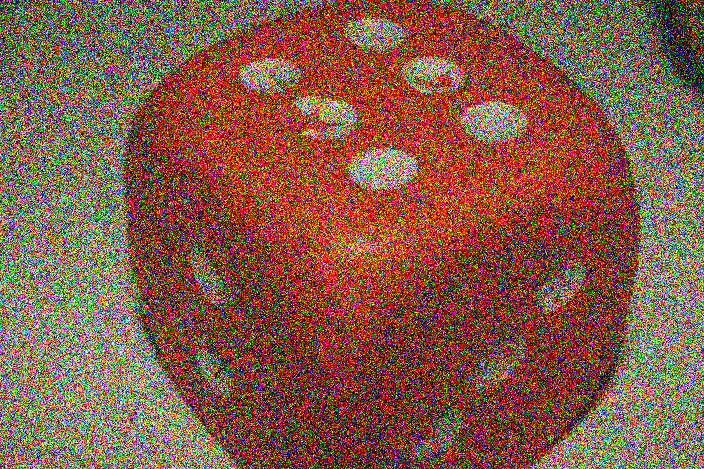
#> input picture dice-extremeNoise.png, 704 x 469 px
$ python nlm.py
#> lines starting #> are read from the running program, lines starting #| are printed output that depends on the picture
import cv2

##############################################################

# These parameter values are indicative. You should choose your own
# according to properties of the method you want to demonstrate

h = 35
templateWindowSize = 7
searchWindowSize = 35

##############################################################

img = cv2.imread('dice-extremeNoise.png')
#> img is the input picture: shape (469, 704, 3); mean B, G, R 68.3, 90, 131.6

dst = cv2.fastNlMeansDenoisingColored(img, None, h, h, templateWindowSize, searchWindowSize)
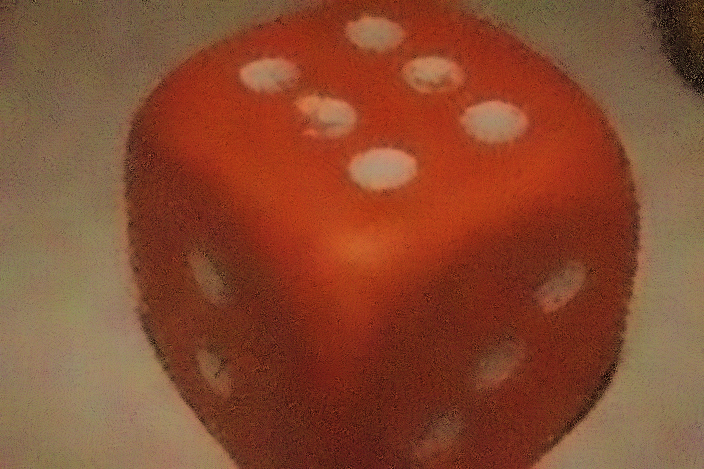
#> dst: shape (469, 704, 3); mean B, G, R 48.5, 73.9, 135.1

cv2.imwrite('denoised-dice-extremeNoise.png', dst)

$ run again, with alley-Noise.png copied over dice-extremeNoise.png
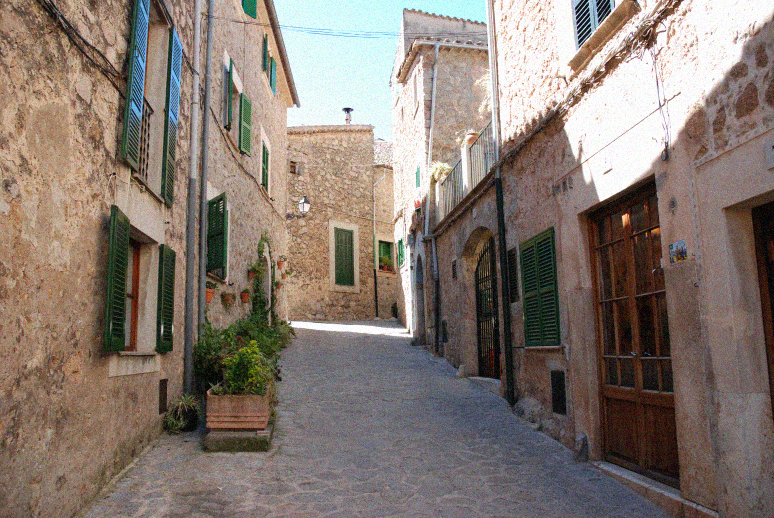
#> input picture alley-Noise.png, 774 x 518 px
#> img is the input picture: shape (518, 774, 3); mean B, G, R 112.4, 121, 133.7
#> `dst = cv2.fastNlMeansDenoisingColored(img, None, h, h, templateWindowS..`:
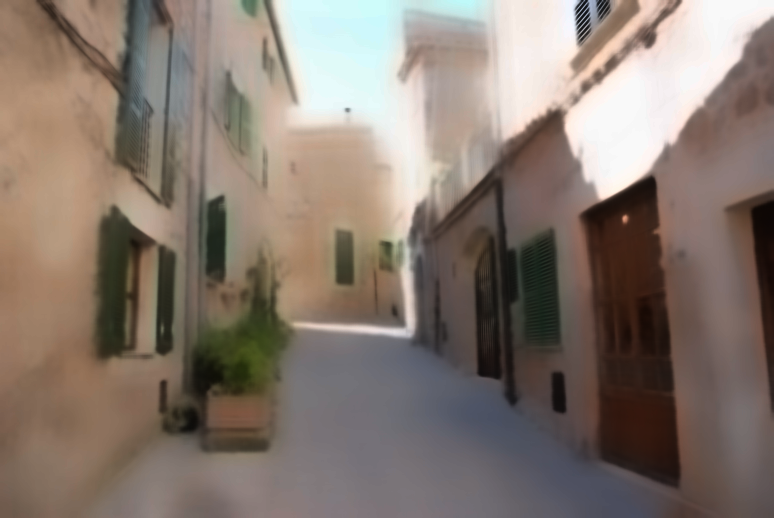
#> dst: shape (518, 774, 3); mean B, G, R 110.4, 119.9, 133.4
